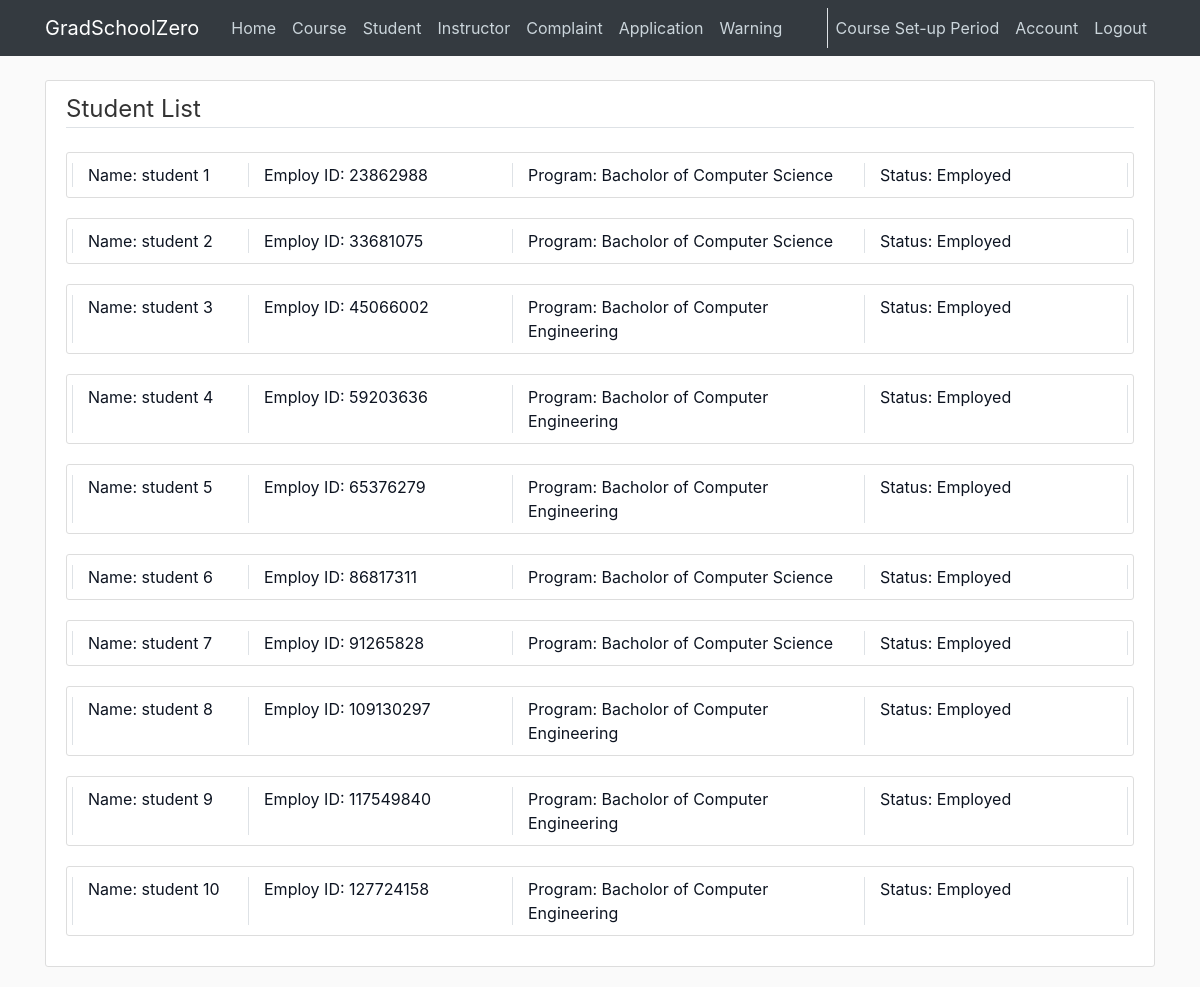
/student/list (signed in), run on the app's committed database.
### cunyzero/models.py (models this page shows, shortened)
class Period(db.Model):#set-up, registration, running, or grading period
    id = db.Column(db.Integer, primary_key=True)
    period = db.Column(db.Integer, nullable = False, default=0)#periods passed
    def getPeriodName(self):# returns set-up, registration, running, or grading period
        remainder = self.period % 4
        if remainder==0:
            return "Course Set-up Period"

class Student(db.Model):
    ownerId = db.Column(db.Integer, primary_key=True)
    firstname = db.Column(db.String(30), nullable=False)
    lastname = db.Column(db.String(30), nullable=False)
    programId = db.Column(db.Integer, db.ForeignKey('program.id'), nullable=False)
    honor = db.Column(db.Integer, nullable = False, default=0)
    status = db.Column(db.String(20), default='Employed') # suspended, graduated, etc.
    fine = db.Column(db.Float, nullable = False, default=0)
    gpa = db.Column(db.Float, nullable = False, default=0.0)
    warning = db.Column(db.Integer, nullable = False, default=0) # ???????????
    enrollmentPermission = db.Column(db.Boolean, nullable=False, default=False)#special enrollment permission
    user = db.relationship('User', backref='studentOwner', lazy=True)
    courses = db.relationship('StudentCourse', backref='student', lazy=True)
    application = db.relationship('GraduationApplication', backref='applicant', lazy=True)
    warnings = db.relationship('Warning', backref='targetStudent', lazy=True) # get length by len(Student.warnings)

class Program(db.Model):
    id = db.Column(db.Integer, primary_key=True)
    name = db.Column(db.String(20), unique=True, nullable=False)
    capacity = db.Column(db.Integer, nullable=False, default=10)
    enrolled_total = db.Column(db.Integer, nullable=False, default=0)

### cunyzero/routes.py (the view)
@login_required
@app.route('/student/list', methods=['GET', 'POST'])
def student_manage():
    students = Student.query.all()
    programs = Program.query.all()
    return render_template("student-manage.html", title="Student Management", students=students, programs=programs)

### cunyzero/models.py (called while the page is built)
@login_manager.user_loader
def load_user(user_id):
    return User.query.get(int(user_id))

    def getPeriodName(self):
        return Period.query.all()[0].getPeriodName()

### cunyzero/templates/student-manage.html
{% extends "layout.html" %}
{% block content %}
    <div class="content-section">
        <legend class="border-bottom mb-4"> Student List </legend>
        {% for student in students%}
            <article class="btn-outline-info media content-section col-md-12">
                <a class="media-body row" style="text-decoration: none; color: #0d1421"
                   href="{{ url_for('individual_review',role='Student',owner_id=student.ownerId)}}">
                    <div class="col-md-2 border-left">
                        Name: {{ student.firstname }} {{ student.lastname }}
                    </div>
                    <div class="col-md-3 border-left">
                        Employ ID:  {{ student.ownerId }}
                    </div>
                    <div class="col-md-4 border-left">
                        Program: {{ programs[student.programId - 1].name }}
                    </div>
                    <div class="col-md-3 border-left border-right">
                        Status: {{ student.status }}
                    </div>
                </a>
            </article>
        {% endfor %}
    </div>
{% endblock content %}

### cunyzero/templates/layout.html (shortened to what this page needs)
<!DOCTYPE html>
<html lang="en">
<head>
    <link rel="stylesheet" href="https://maxcdn.bootstrapcdn.com/bootstrap/4.0.0/css/bootstrap.min.css">
    <link rel="stylesheet" type="text/css" href="{{ url_for('static', filename='main.css') }}">
    <link rel="stylesheet" type="text/css" href="{{ url_for('static', filename='uicons-regular-rounded.css') }}">
</head>
<body id="bootstrap-overrides">
    <header class="site-header">
        <nav class="navbar navbar-expand-md navbar-dark bg-dark fixed-top">
            <div class="container">
                <a class="navbar-brand mr-4" href="/">GradSchoolZero</a>
                <div class="collapse navbar-collapse" id="navbarToggle">
                    <div class="navbar-nav mr-auto">
                        <a class="nav-item nav-link" href="{{ url_for('home') }}">Home</a>
                        {% if current_user.is_authenticated %}
                            {% if current_user.role == 'Visitor' %}
                                <a class="nav-item nav-link" href="{{ url_for('course_manage') }}">Course</a>
                                <a class="nav-item nav-link" href="{{ url_for('instructor_manage') }}">Instructor</a>
                            {% elif current_user.role == 'Admin' %}
                                <a class="nav-item nav-link" href="{{ url_for('course_manage') }}">Course</a>
                                <a class="nav-item nav-link" href="{{ url_for('student_manage') }}">Student</a>
                                <a class="nav-item nav-link" href="{{ url_for('instructor_manage') }}">Instructor</a>
                                <a class="nav-item nav-link" href="{{ url_for('complaint_manage') }}">Complaint</a>
                                <a class="nav-item nav-link" href="{{ url_for('application_manage') }}">Application</a>
                                <a class="nav-item nav-link" href="{{ url_for('review_warning_page') }}">Warning</a>
                            {% endif %}
                        {% endif %}
                    </div>
                    <div class="border-left navbar-nav">
                        {% if current_user.is_authenticated %}
                            {% if current_user.role == 'Visitor' %}
                                <a class="nav-item nav-link" href="{{ url_for('enrollment_application') }}">Enrollment</a>
                                <a class="nav-item nav-link" href="{{ url_for('logout') }}">Logout</a>
                            {% else %}
                                {% if current_user.role == "Admin" %}
                                    <a class="nav-item nav-link" href="{{ url_for('change_period') }}">{{current_user.getPeriodName()}}</a>
                                {% else %}
                                     <a class="nav-item nav-link">{{current_user.getPeriodName()}}</a>
                                {% endif %}
                                <a class="nav-item nav-link" href="{{ url_for('account') }}">Account</a>
                                <a class="nav-item nav-link" href="{{ url_for('logout') }}">Logout</a>
                            {% endif %}
                        {% else %}
                            <a class="nav-item nav-link" href="{{ url_for('login') }}">Login</a>
                            <a class="nav-item nav-link" href="{{ url_for('register') }}">Register</a>
                        {% endif %}
                    </div>
                </div>
            </div>
        </nav>
    </header>
    <main role="main" class="container">
        <div class="row">
            <div class="col-md-12">
                {% block content %}{% endblock %}
            </div>
        </div>
    </main>
</body>
</html>

### cunyzero/static/main.css (style rules this page uses)
body { background: #fafafa; color: #333333; margin-top: 5rem; }
.site-header .navbar-nav .nav-link { color: #cbd5db; }
.content-section { background: #ffffff; padding: 10px 20px; border: 1px solid #dddddd; border-radius: 3px; margin-bottom: 20px; }

### data on the page
Period: getPeriodName "Course Set-up Period"
Student: firstname "student", lastname "1", ownerId "23862988", programId.name "Bacholor of Computer Science", status "Employed"
Student: firstname "student", lastname "2", ownerId "33681075", programId.name "Bacholor of Computer Science", status "Employed"
Student: firstname "student", lastname "3", ownerId "45066002", programId.name "Bacholor of Computer Engineering", status "Employed"
Student: firstname "student", lastname "4", ownerId "59203636", programId.name "Bacholor of Computer Engineering", status "Employed"
Student: firstname "student", lastname "5", ownerId "65376279", programId.name "Bacholor of Computer Engineering", status "Employed"
Student: firstname "student", lastname "6", ownerId "86817311", programId.name "Bacholor of Computer Science", status "Employed"
Student: firstname "student", lastname "7", ownerId "91265828", programId.name "Bacholor of Computer Science", status "Employed"
Student: firstname "student", lastname "8", ownerId "109130297", programId.name "Bacholor of Computer Engineering", status "Employed"
Student: firstname "student", lastname "9", ownerId "117549840", programId.name "Bacholor of Computer Engineering", status "Employed"
Student: firstname "student", lastname "10", ownerId "127724158", programId.name "Bacholor of Computer Engineering", status "Employed"
